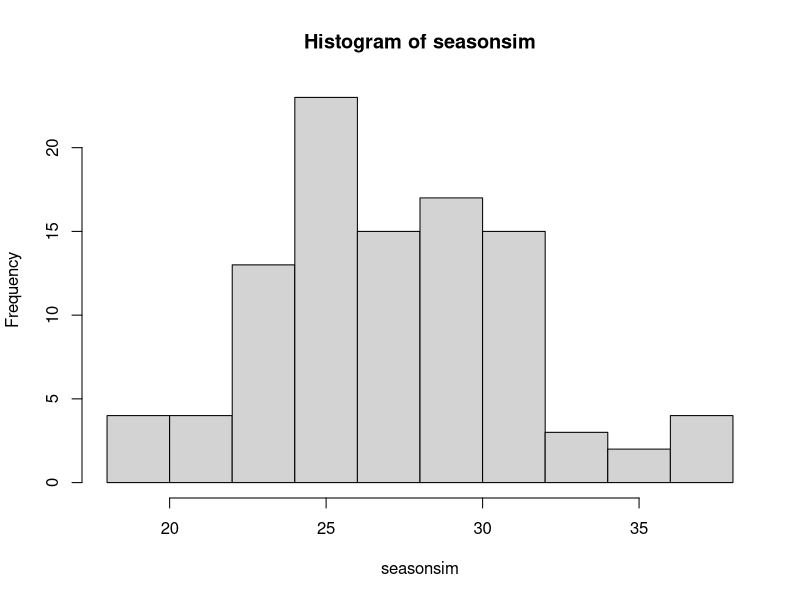

Source code (R):

library(readr)
library(tidyverse)
PadresBatting <- read_csv("PadresBatting.csv")

# first function, for a single at bat
get_hit <- function(OBP) {
  rbinom(1,1, OBP)
}

# example - Tatis Jr.!
get_hit(PadresBatting$OBP[1])

# number of players:
n_players <- length(PadresBatting$OBP)

#third function to record runs per inning 
runs <- function(number_hits){
  if(number_hits < 4){
    runs = 0
  }
  #### if less than four hits occur in an inning then no runs score
  else{
    runs = number_hits - 3
    ### if more than three hits occur in an inning then the number of runs
    ### scored is that number of hits minus the three runners who occupy
    ### the three bases (first, second, third)
  }
}
#test of the runs function
a <- runs(2)
b <- runs(5)
c <- runs(0)
d <- runs(11)
# second function, to record an inning
half_inning <- function(starting_player) {
  number_hits <- rep(0,9)
  ### a list to store how many hits each player scores
  outs = 0 
  ### number of outs the team scores, starts at 0 outs for each inning
  for(i in starting_player:n_players){
    ### the for loop begins at the starting player, at the beginning of the
    ### game, we'll start with the first player (Tatis Jr.!)
    ### but as the game continues, we'll end at different players
    ### so we'll start where we ended, which is why 'starting_player'
    ### is an option to fill in
    if(outs < 3){
      hit <- get_hit(PadresBatting$OBP[i])
      ### we need to stop running the simulation once we've made 3 outs
      ### so the function stops once 3 outs have been reached
      number_hits[i] <- number_hits[i] + hit
      ### here, we record if a player achieves a hit
      ### by adding the previous number of hits (starts at 0)
      ### to whether they get a hit or not
      ### we add the previous number of hits just in case
      ### a player hits more than once per inning
      if(hit == 0){
        ### records how many outs for the team
        outs = outs + 1
      }
      player <- i
      ### records the number of the last player who hits
      ### for the next inning, we'll want to start at the next player
      ### so player + 1
    }
  }
  if(player == 9){
    ### the previous loop with end once we reach player 9, but that's not
    ### how baseball works since we'd restart with player 1 if player 9 hit
    ### and they hadn't reached 3 outs yet; so, if the player is 9 the 
    ### exact same loop as above runs except that it starts at 1
    for(i in 1:n_players){
      ### starts at the first player (Tatis Jr.!)
      if(outs < 3){
        hit <- get_hit(PadresBatting$OBP[i])
        number_hits[i] <- number_hits[i] + hit
        if(hit == 0){
          outs = outs + 1
        }
        player <- i
      }
    }  
  }
  hits = sum(unlist(number_hits))
  hits_and_player <- data.frame(hits = hits, 
                                last_player = player,
                                runs = runs(hits))
  return(hits_and_player)
  ### the function returns a data frame of the number of hits
  ### and the player who was batting when the last
  ### out occured
}

## examples
half_inning(1)
half_inning(3)
half_inning(9)

#simulation of an entire game
game <- function() {
  first_inning   <- half_inning(starting_player = 1)
  second_inning  <- half_inning(starting_player = first_inning$last_player)
  third_inning   <- half_inning(starting_player = second_inning$last_player)
  fourth_inning  <- half_inning(starting_player = third_inning$last_player)
  fifth_inning   <- half_inning(starting_player = fourth_inning$last_player)
  sixth_inning   <- half_inning(starting_player = fifth_inning$last_player)
  seventh_inning <- half_inning(starting_player = sixth_inning$last_player)
  eighth_inning  <- half_inning(starting_player = seventh_inning$last_player)
  nineth_inning  <-  half_inning(starting_player = eighth_inning$last_player)
  
  total_game_runs <-
    first_inning$runs + second_inning$runs + third_inning$runs + fourth_inning$runs + fifth_inning$runs +
    sixth_inning$runs + seventh_inning$runs + eighth_inning$runs + nineth_inning$runs
  won <- list()
  if (total_game_runs >= 3) {
    won = 1
  } else if (total_game_runs == 2) {
    won = rbinom(1, 1, 0.08)
  } else {
    won = 0
  }
  return(unlist(won))
}


game()

#simulation of an entire season
season <- function(){
  finalgamescore <- rep(0, 162)
  for(i in 1:162){
    finalgamescore[i] <- game()
    # print(finalgamescore[i])
  }
  return(sum(finalgamescore))
}
season()

seasonsim <- map_dbl(1:100, ~season())
hist(seasonsim)

# notes: 
# 1. n_players needs to be motified so that it restarts with 
#    player 1 once player 9 has hit
#     -> complete
#        and we now have a solution for what to do if a player
#        bats twice in one inning
# 2. currently, we've recorded whether a player has not made an out,
#    which means we know they made it to a base, but
#    just because they made it to a base, doesn't mean they 
#    scored a run, so this needs to be modified as well
#     -> complete
# 3. we'll stick to base to base to start with scoring runs, so any value
#    above 3 would represent (n - 3) runs scored before an inning ends
# 4. because runs right now are counted as whole numbers based on hits per
#    inning being above 3, the expected runs per game that the Padres
#    pitchers gave up will be rounded up to 5, so scoring 5 or more runs
#    results in a win
# 5. this should eventually be modified using a randomized test so that
#    13% of the time when the Padres score exactly 4 runs they get a win,
#    since the Padres gave up 4.87 runs per game in 2019
 

